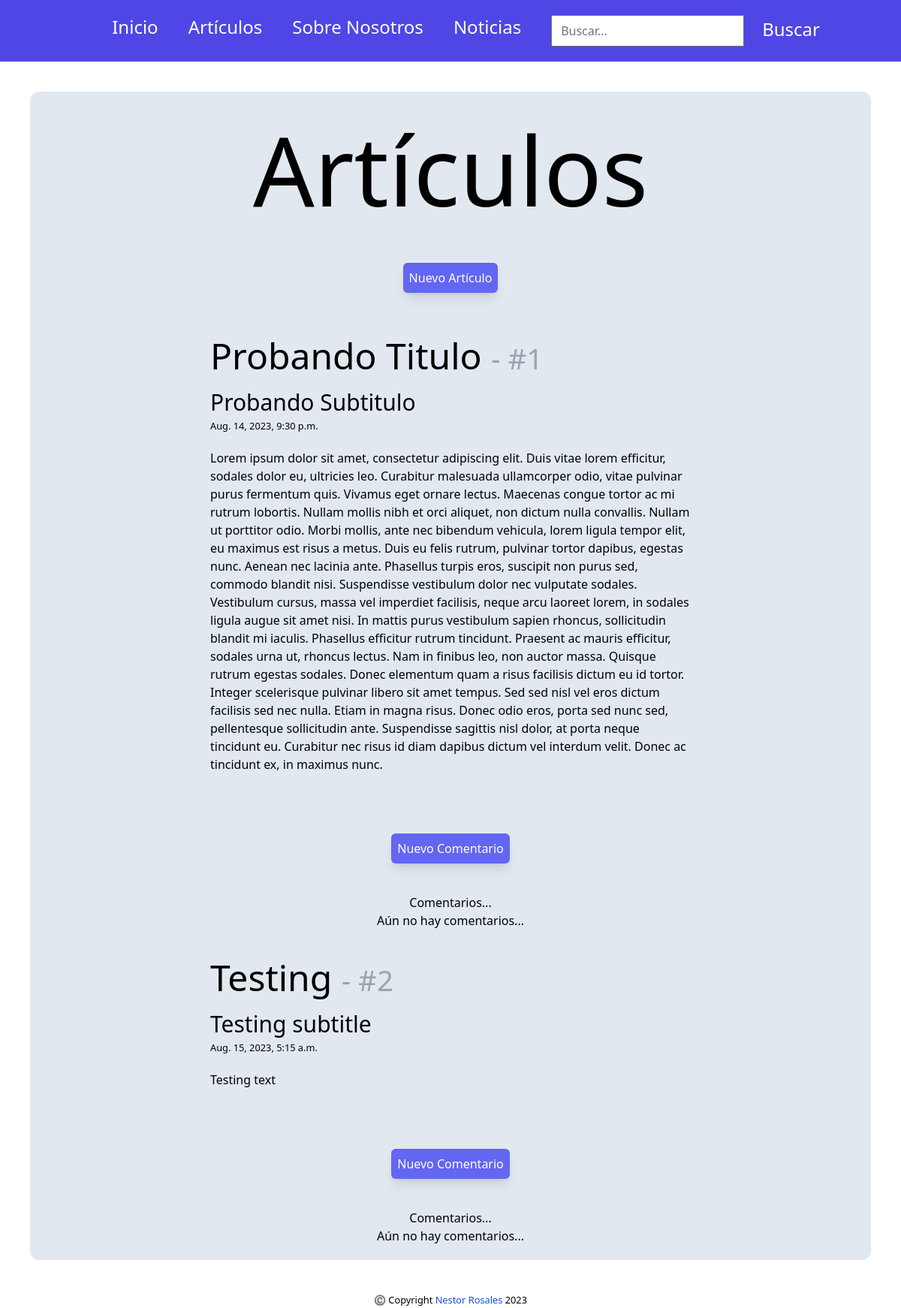
The page /articles/ on the database as committed earlier.
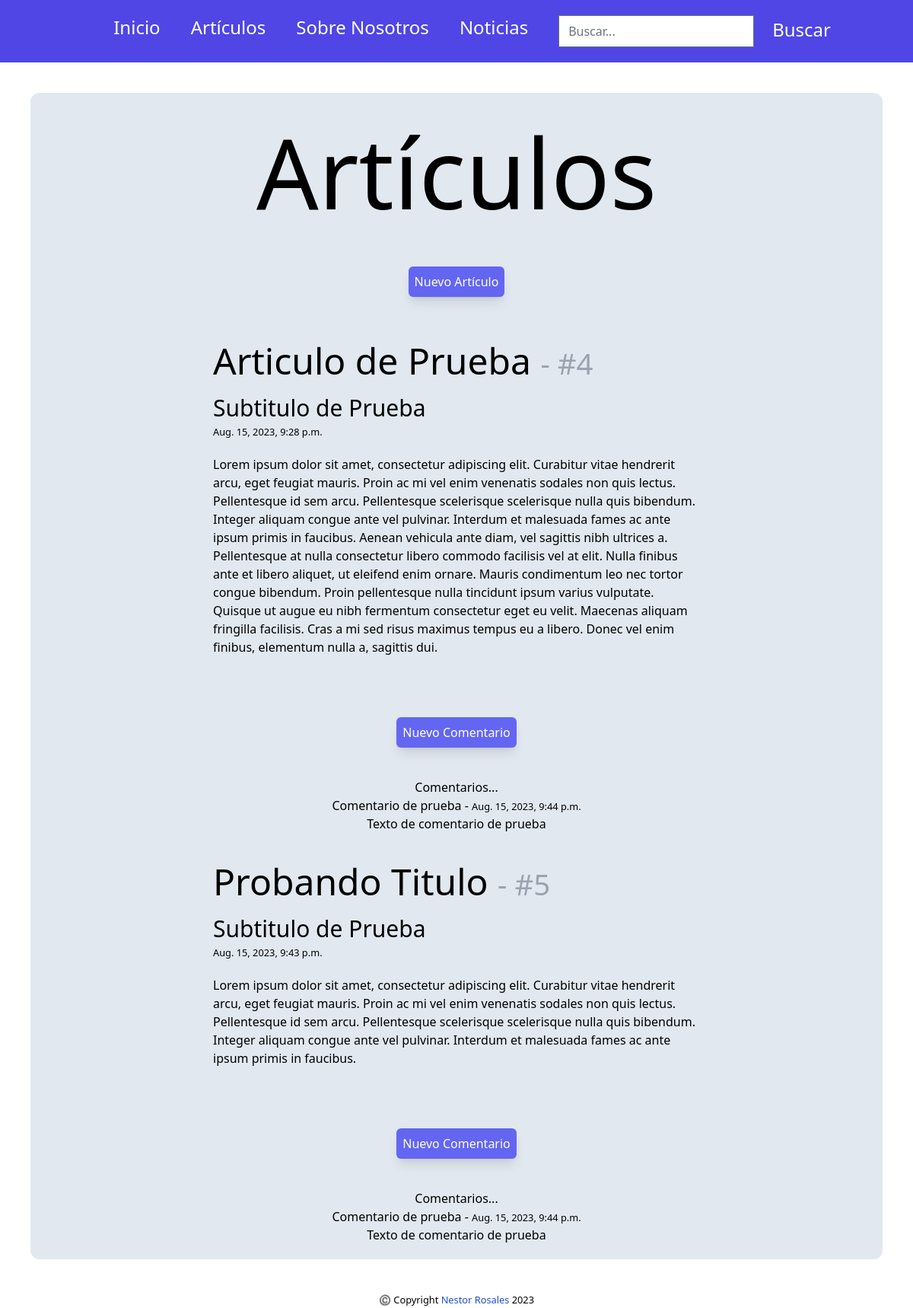
The same page on the database as committed later.
### blog/models.py (models this page shows, shortened)
class Articulo(models.Model):
    titulo = models.CharField(max_length=40)
    subtitulo = models.CharField(max_length=30)
    cuerpo = models.TextField()
    fecha = models.DateTimeField(auto_now_add=True, editable=False)
    class Meta:
        ordering = ["titulo", "fecha"]

class Comentario(models.Model):
    titulo = models.CharField(max_length=20)
    cuerpo = models.TextField()
    fecha = models.DateTimeField(auto_now_add=True, editable=False)
    class Meta:
        ordering = ["titulo", "fecha"]

### blog/views.py (the view)
# urls.py: path("articles/", views.articles, name="Artículos",),
def articles(request):
    comentario = Comentario.objects.all()
    articulo = Articulo.objects.all()
    return render(request, "articles.html", {"articulo": articulo, "comentario": comentario})

### blog/templates/articles.html
{% extends "./index.html" %} {% load static tailwind_tags %} {% block content %}
<main class="text-center m-10 bg-slate-200 rounded-xl">
  <h2 class="text-9xl py-10">Artículos</h2>
  <button
    class="bg-indigo-500 shadow-lg p-2 rounded-md text-white hover:bg-white hover:text-black mt-5"
  >
    <a href="{% url 'Crear Artículo' %}">Nuevo Artículo</a>
  </button>
  <ul class="px-60 py-5">
    {% for a in articulo %}
    <li class="my-10">
      <h2 class="text-5xl mb-5 text-left">
        {{a.titulo}} <small class="text-gray-400">- #{{a.id}}</small>
      </h2>
      <h3 class="text-3xl text-left">{{a.subtitulo}}</h3>
      <div class="text-left"><small>{{a.fecha}}</small></div>
      <p class="mt-5 text-left">{{a.cuerpo}}</p>
    </li>
    <button
      class="bg-indigo-500 shadow-lg p-2 rounded-md text-white hover:bg-white hover:text-black my-10"
    >
      <a href="{% url 'Crear Comentario' %}">Nuevo Comentario</a>
    </button>
    <h3>Comentarios...</h3>
    {% for c in comentario %}
    <li>
      <h2>{{c.titulo}} - <small>{{c.fecha}}</small></h2>
      <p>{{c.cuerpo}}</p>
    </li>
    {% empty %}
    <h3>Aún no hay comentarios...</h3>
    {% endfor %} {% endfor %}
  </ul>
</main>
{% endblock %}

### blog/templates/index.html (shortened to what this page needs)
<!DOCTYPE html>
<html lang="en">
  {% load static tailwind_tags %}
  <head>
    {% tailwind_css %}
  </head>
  <body>
    <header>
      <nav class="text-2xl p-5 bg-indigo-600">
        <ul class="flex flex-row gap-10 place-content-end mr-20 text-white" >
          <li>
            <a href="{% url 'index' %}">Inicio</a>
          </li>
          <li>
            <a href="{% url 'Artículos' %}">Artículos</a>
          </li>
          <li>
            <a href="{% url 'Sobre Nosotros' %}">Sobre Nosotros</a>
          </li>
          <li>
            <a href="{% url 'Noticias' %}">Noticias</a>
          </li>
          <form class="flex flex-row gap-4" action="{% url "Resultados" %}" method="get">
            <input class="text-black" type="text" placeholder="Buscar..." name="titulo" id="id_titulo" />
            <button
              type="submit"
              class="bg-indigo-600 px-2 pb-1 rounded-xl text-white hover:bg-indigo-700 hover:text-white"
            >
              Buscar
            </button>
          </form>
        </ul>
      </nav>
    </header>
    {% block content %}{% endblock %}
    <footer class="text-center">
      <small
        >©️ Copyright
        <a class="text-blue-700" href="https://ness733.github.io"
          >Nestor Rosales</a
        >
        2023</small
      >
    </footer>
  </body>
</html>

Rows that differ between the two databases and show on the page:
removed Articulo: titulo "Probando Titulo", id "1", subtitulo "Probando Subtitulo", fecha "Aug. 14, 2023, 9:30 p.m.", cuerpo "Lorem ipsum dolor sit amet, consectetur adipiscing elit. Duis vitae lorem efficitur, sodales dolor eu, ultricies leo. Curabitur malesuada ullamcorper odio, vitae pulvinar purus fermentum quis. Vivamus eget ornare lectus. Maecenas congue tortor ac mi rutrum lobortis. Nullam mollis nibh et orci aliquet, non dictum nulla convallis. Nullam ut porttitor odio. Morbi mollis, ante nec bibendum vehicula, lorem ligula tempor elit, eu maximus est risus a metus. Duis eu felis rutrum, pulvinar tortor dapibus, egestas nunc. Aenean nec lacinia ante. Phasellus turpis eros, suscipit non purus sed, commodo blandit nisi. Suspendisse vestibulum dolor nec vulputate sodales. Vestibulum cursus, massa vel…"
removed Articulo: titulo "Testing", id "2", subtitulo "Testing subtitle", fecha "Aug. 15, 2023, 5:15 a.m.", cuerpo "Testing text"
added Articulo: titulo "Articulo de Prueba", id "4", subtitulo "Subtitulo de Prueba", fecha "Aug. 15, 2023, 9:28 p.m.", cuerpo "Lorem ipsum dolor sit amet, consectetur adipiscing elit. Curabitur vitae hendrerit arcu, eget feugiat mauris. Proin ac mi vel enim venenatis sodales non quis lectus. Pellentesque id sem arcu. Pellentesque scelerisque scelerisque nulla quis bibendum. Integer aliquam congue ante vel pulvinar. Interdum et malesuada fames ac ante ipsum primis in faucibus. Aenean vehicula ante diam, vel sagittis nibh ultrices a. Pellentesque at nulla consectetur libero commodo facilisis vel at elit. Nulla finibus ante et libero aliquet, ut eleifend enim ornare. Mauris condimentum leo nec tortor congue bibendum. Proin pellentesque nulla tincidunt ipsum varius vulputate. Quisque ut augue eu nibh fermentum…"
added Comentario: titulo "Comentario de prueba", fecha "Aug. 15, 2023, 9:44 p.m.", cuerpo "Texto de comentario de prueba"
added Articulo: titulo "Probando Titulo", id "5", subtitulo "Subtitulo de Prueba", fecha "Aug. 15, 2023, 9:43 p.m.", cuerpo "Lorem ipsum dolor sit amet, consectetur adipiscing elit. Curabitur vitae hendrerit arcu, eget feugiat mauris. Proin ac mi vel enim venenatis sodales non quis lectus. Pellentesque id sem arcu. Pellentesque scelerisque scelerisque nulla quis bibendum. Integer aliquam congue ante vel pulvinar. Interdum et malesuada fames ac ante ipsum primis in faucibus."
